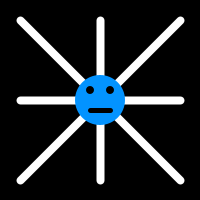
Frame 1 (no input)
Frame 60 (the mouse pressed at the canvas centre just before this capture): identical to frame 1, image omitted
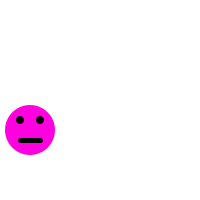
Frame 120 (the mouse held since frame 60 and released just before this capture)

The Processing sketch that drew these frames (run headless with seeded random() and noise(); from frame 60 on, the mouse is pressed at the canvas centre):

// Processing sketch: processing_37166
// ── processing_37166.pde

int camila = 150;

void setup () {
size(200,200);
background(0);

  
if (camila > 100) {
  stroke(255);
  strokeWeight(8);
  line(20,20,180,180);
  line(20,180,180,20);
  line(20,100,180,100);
  line(100,20,100,180);
  noStroke();
  fill(3,147,255);
  ellipse(100,100,50,50);
  fill(0);
  ellipse(90,90,8,8);
  ellipse(110,90,8,8);
  stroke(0);
  strokeWeight(5);
  line(90,110,110,110); 
}
}

void draw () {
  if (mousePressed) {
    background(255);
    noStroke();
    fill(255,0,222);
    ellipse(30,130,50,50);
    fill(0);
    ellipse(20,120,8,8);
    ellipse(40,120,8,8);
    stroke(0);
    strokeWeight(5);
    line(20,140,40,140);
  } else { 
  background(0);
    stroke(255);
  strokeWeight(8);
  line(20,20,180,180);
  line(20,180,180,20);
  line(20,100,180,100);
  line(100,20,100,180);
  noStroke();
  fill(3,147,255);
  ellipse(100,100,50,50);
  fill(0);
  ellipse(90,90,8,8);
  ellipse(110,90,8,8);
  stroke(0);
  strokeWeight(5);
  line(90,110,110,110); 
}
}
                
